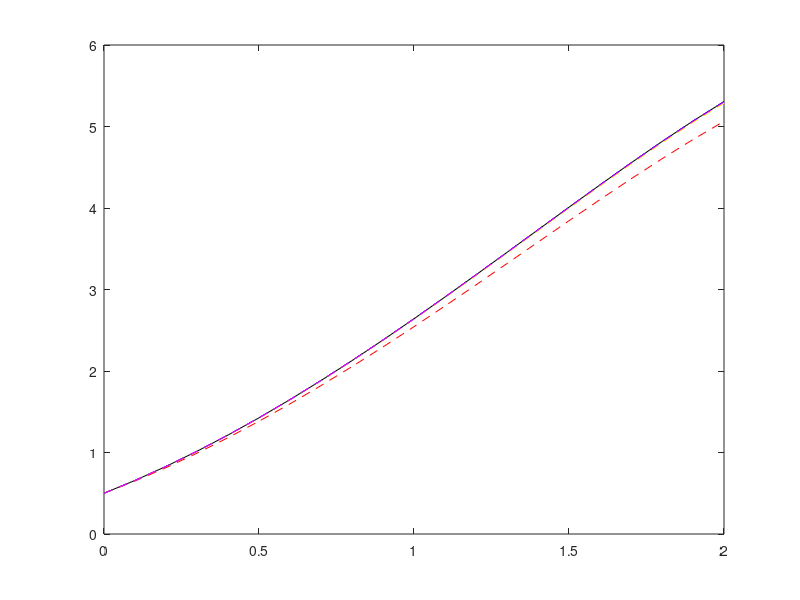

Write the MATLAB code that produced this figure.
clear all
close all
clc

%initialize the rate of change and time variables, along with the exact y
%and estimated y
h = .1;
t = [0:h:2];
n = length(t);
y_exact = (2-exp(t) + 4*t + 2*t.^2)/2;
y = zeros(size(y_exact));
y(1) = .5;
f = @(t,y) y - t^2 +1;
y_for = y;
y_trap = y;
y_heu = y;
y_kut = y;


for k = 1:n-1
    y_for(k+1) = y_for(k) + h*f(t(k),y_for(k));
    %trapezoidal method
    y_trap(k+1) = (y_trap(k) + (h/2)*(y_trap(k) - t(k).^2 -t(k+1).^2 +2))/(1-(h/2));
    
    %Hue's Method
    y_heu(k+1) = y_heu(k) + h*f(t(k),y_heu(k));
    y_heu(k+1) = y_heu(k) + (h/2)*(f(t(k),y_heu(k))+f(t(k+1),y_heu(k+1)));
    
    %Rung-Kutta Method
    q1 = f(t(k),y_kut(k));
    q2 = f(t(k)+h/2, y_kut(k)+h*q1/2);
    q3 = f(t(k)+h/2, y_kut(k)+h*q2/2);
    q4 = f(t(k+1),   y_kut(k)+h*q3  );   
    y_kut(k+1) = y_kut(k) + (h/6)*(q1+2*q2+2*q3+q4);
end
%plot all data according to each estimation
plot(t,y_exact,'k',t,y_for,'--r',t,y_heu,'y--',t,y_kut,'b--', t,y_trap,'m--')